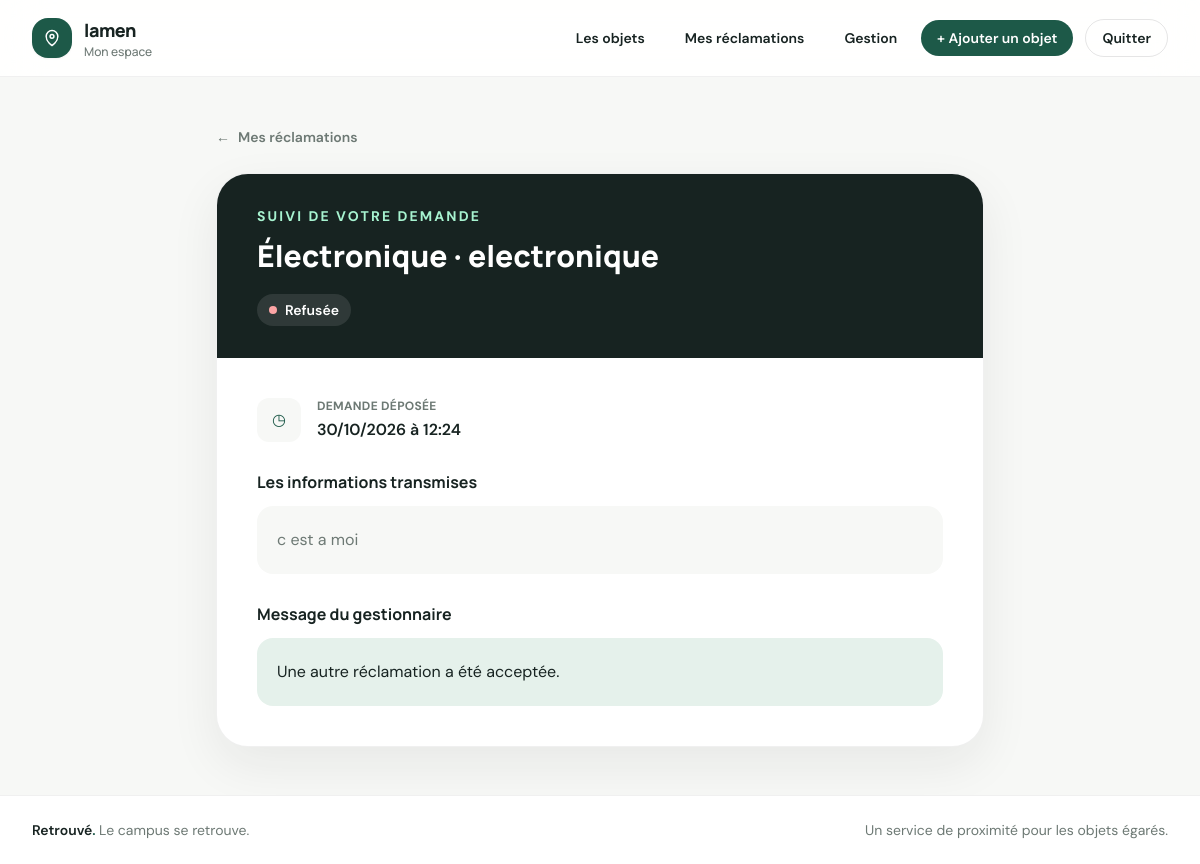
The app's page /reclamations/1/ (signed in) with its own data.
### objets_trouves/models.py (models this page shows, shortened)
class Reclamation(models.Model):
    class Etat(models.TextChoices):
        EN_ATTENTE = "en_attente", "En attente"
        ACCEPTEE = "acceptee", "Acceptée"
        REFUSEE = "refusee", "Refusée"
        REMISE = "remise", "Remise"
    objet = models.ForeignKey(
        ObjetTrouve,
        on_delete=models.PROTECT,
        related_name="reclamations",
    )
    auteur = models.ForeignKey(
        settings.AUTH_USER_MODEL,
        on_delete=models.PROTECT,
        related_name="reclamations_objets",
    )
    description_complementaire = models.TextField(
        help_text="Détails privés permettant au gestionnaire de vérifier votre réclamation."
    )
    etat = models.CharField(
        max_length=12,
        choices=Etat.choices,
        default=Etat.EN_ATTENTE,
    )
    cree_le = models.DateTimeField(auto_now_add=True)
    traitee_par = models.ForeignKey(
        settings.AUTH_USER_MODEL,
        on_delete=models.PROTECT,
        related_name="reclamations_traitees",
        null=True,
        blank=True,
    )
    traitee_le = models.DateTimeField(null=True, blank=True)
    note_decision = models.TextField(blank=True)
    remise_le = models.DateTimeField(null=True, blank=True)
    class Meta:
        ordering = ["-cree_le"]
        verbose_name = "réclamation"
        verbose_name_plural = "réclamations"
        constraints = [
            models.UniqueConstraint(
                fields=["objet", "auteur"],
                condition=Q(etat="en_attente"),
                name="une_reclamation_en_attente_par_auteur_objet",
            ),
            models.UniqueConstraint(
                fields=["objet"],
                condition=Q(etat__in=["acceptee", "remise"]),
                name="une_reclamation_gagnante_par_objet",
            ),
        ]

class ObjetTrouve(models.Model):
    class Categorie(models.TextChoices):
        ELECTRONIQUE = "electronique", "Électronique"
        VETEMENT = "vetement", "Vêtement"
        DOCUMENT = "document", "Document"
        ACCESSOIRE = "accessoire", "Accessoire"
        AUTRE = "autre", "Autre"
    categorie = models.CharField(max_length=20, choices=Categorie.choices)
    description = models.CharField(max_length=300)
    image = models.ImageField(upload_to="objets/", blank=True)
    lieu_decouverte = models.CharField(max_length=160)
    date_decouverte = models.DateField()
    publie_par = models.ForeignKey(
        settings.AUTH_USER_MODEL,
        on_delete=models.PROTECT,
        related_name="objets_publies",
    )
    cree_le = models.DateTimeField(auto_now_add=True)
    remis_le = models.DateTimeField(null=True, blank=True)
    remis_a = models.ForeignKey(
        settings.AUTH_USER_MODEL,
        on_delete=models.PROTECT,
        related_name="objets_retrouves",
        null=True,
        blank=True,
    )
    remis_par = models.ForeignKey(
        settings.AUTH_USER_MODEL,
        on_delete=models.PROTECT,
        related_name="objets_remis",
        null=True,
        blank=True,
    )
    class Meta:
        ordering = ["-date_decouverte", "-cree_le"]
        verbose_name = "objet trouvé"
        verbose_name_plural = "objets trouvés"

### objets_trouves/views.py (the view)
# urls.py: path("reclamations/<int:pk>/", views.detail_reclamation, name="detail_reclamation"),
@login_required
def detail_reclamation(request, pk):
    reclamation = get_object_or_404(
        Reclamation.objects.select_related("objet", "auteur", "traitee_par"),
        pk=pk,
    )
    if not request.user.is_staff and reclamation.auteur_id != request.user.pk:
        from django.http import Http404
        raise Http404
    return render(
        request,
        "objets_trouves/detail_reclamation.html",
        {"reclamation": reclamation},
    )

### objets_trouves/templates/objets_trouves/detail_reclamation.html (shortened to what this page needs)
{% extends "objets_trouves/base.html" %}
{% block content %}
  <div class="mx-auto max-w-3xl">
    <a href="{% url 'mes_reclamations' %}" class="inline-flex items-center gap-2 text-sm font-semibold text-muted transition hover:text-forest"><span aria-hidden="true">←</span> Mes réclamations</a>
    <section class="mt-6 overflow-hidden rounded-[2rem] border border-black/[.06] bg-white shadow-soft">
      <div class="bg-ink px-7 py-8 text-white sm:px-10">
        <p class="text-sm font-bold uppercase tracking-[.15em] text-emerald-200">Suivi de votre demande</p>
        <h1 class="mt-3 text-2xl font-extrabold sm:text-3xl">{{ reclamation.objet.get_categorie_display }} · {{ reclamation.objet.description }}</h1>
        <div class="mt-5 inline-flex items-center gap-2 rounded-full bg-white/10 px-3 py-1.5 text-sm font-semibold">
          <span class="h-2 w-2 rounded-full {% if reclamation.etat == 'refusee' %}bg-red-300{% elif reclamation.etat == 'acceptee' or reclamation.etat == 'remise' %}bg-emerald-300{% else %}bg-amber-300{% endif %}"></span>{{ reclamation.get_etat_display }}
        </div>
      </div>
      <div class="space-y-7 p-7 sm:p-10">
        <div class="flex gap-4">
          <span class="flex h-11 w-11 shrink-0 items-center justify-center rounded-xl bg-paper text-forest">◷</span>
          <div><p class="text-xs font-bold uppercase tracking-wide text-muted">Demande déposée</p><p class="mt-1 font-semibold">{{ reclamation.cree_le|date:"d/m/Y à H:i" }}</p></div>
        </div>
        <div>
          <h2 class="font-bold">Les informations transmises</h2>
          <p class="mt-3 rounded-2xl bg-paper p-5 leading-7 text-muted">{{ reclamation.description_complementaire|linebreaksbr }}</p>
        </div>
        {% if reclamation.note_decision %}
          <div>
            <h2 class="font-bold">Message du gestionnaire</h2>
            <p class="mt-3 rounded-2xl bg-mint p-5 leading-7 text-ink">{{ reclamation.note_decision|linebreaksbr }}</p>
          </div>
        {% endif %}
      </div>
    </section>
  </div>
{% endblock %}

### objets_trouves/templates/objets_trouves/base.html (shortened to what this page needs)
<!doctype html>
<html lang="fr">
<head>
  <script src="https://cdn.tailwindcss.com"></script>
</head>
<body class="min-h-screen bg-paper text-ink antialiased">
  <header class="sticky top-0 z-30 border-b border-black/[.06] bg-white/90 backdrop-blur-xl">
    <nav class="mx-auto flex max-w-7xl items-center justify-between gap-5 px-5 py-4 sm:px-8" aria-label="Navigation principale">
      <a href="{% url 'liste_objets' %}" class="brand flex items-center gap-3 text-lg font-extrabold tracking-tight text-ink">
        <span class="flex h-10 w-10 items-center justify-center rounded-2xl bg-forest text-white shadow-sm">
          <svg class="h-5 w-5" viewBox="0 0 24 24" fill="none" stroke="currentColor" stroke-width="1.8" aria-hidden="true">
            <path stroke-linecap="round" stroke-linejoin="round" d="M12 21s7-4.35 7-11a7 7 0 1 0-14 0c0 6.65 7 11 7 11Z"/><circle cx="12" cy="10" r="2.3"/>
          </svg>
        </span>
        <span class="min-w-0">
          {% if user.is_authenticated %}
            <span class="block max-w-48 truncate">{{ user.get_username }}</span>
            <span class="hidden text-xs font-medium tracking-normal text-muted sm:block">Mon espace</span>
          {% else %}
            <span>Retrouvé<span class="text-forest">.</span><span class="hidden text-xs font-medium tracking-normal text-muted sm:inline"> · Campus</span></span>
          {% endif %}
        </span>
      </a>
      <div class="flex items-center gap-1 sm:gap-2">
        <a href="{% url 'liste_objets' %}" class="hidden rounded-full px-4 py-2 text-sm font-semibold text-ink transition hover:bg-paper sm:inline-flex">Les objets</a>
        {% if user.is_authenticated %}
          <a href="{% url 'mes_reclamations' %}" class="rounded-full px-3 py-2 text-sm font-semibold text-ink transition hover:bg-paper sm:px-4">Mes réclamations</a>
          {% if user.is_staff %}
            <a href="{% url 'gestion_reclamations' %}" class="hidden rounded-full px-4 py-2 text-sm font-semibold text-ink transition hover:bg-paper md:inline-flex">Gestion</a>
            <a href="{% url 'ajouter_objet' %}" class="hidden rounded-full bg-forest px-4 py-2 text-sm font-semibold text-white transition hover:bg-[#174737] lg:inline-flex">+ Ajouter un objet</a>
          {% endif %}
          <form method="post" action="{% url 'logout' %}" class="ml-1">
            <button type="submit" class="rounded-full border border-black/10 px-4 py-2 text-sm font-semibold text-ink transition hover:border-ink hover:bg-ink hover:text-white">Quitter</button>
          </form>
        {% else %}
          <a href="{% url 'login' %}" class="rounded-full bg-ink px-5 py-2.5 text-sm font-semibold text-white transition hover:bg-forest">Connexion</a>
        {% endif %}
      </div>
    </nav>
  </header>
  <main class="mx-auto min-h-[calc(100vh-150px)] max-w-7xl px-5 py-8 sm:px-8 sm:py-12">
    {% block content %}{% endblock %}
  </main>
  <footer class="border-t border-black/[.06] bg-white">
    <div class="mx-auto flex max-w-7xl flex-col gap-2 px-5 py-6 text-sm text-muted sm:flex-row sm:items-center sm:justify-between sm:px-8">
      <p class="font-semibold text-ink">Retrouvé<span class="text-forest">.</span> <span class="font-normal text-muted">Le campus se retrouve.</span></p>
      <p>Un service de proximité pour les objets égarés.</p>
    </div>
  </footer>
</body>
</html>

### objets_trouves/templates/objets_trouves/base.html (style rules this page uses)
body { font-family: "DM Sans", sans-serif; }
h1, h2, h3, .brand { font-family: "Manrope", sans-serif; }

### records on screen
Reclamation: objet.categorie "Électronique", objet.description "electronique", etat "Refusée", cree_le "30/10/2026 à 12:24", description_complementaire "c est a moi", note_decision "Une autre réclamation a été acceptée."

### other values on screen
{{ user.get_username }} "lamen"
